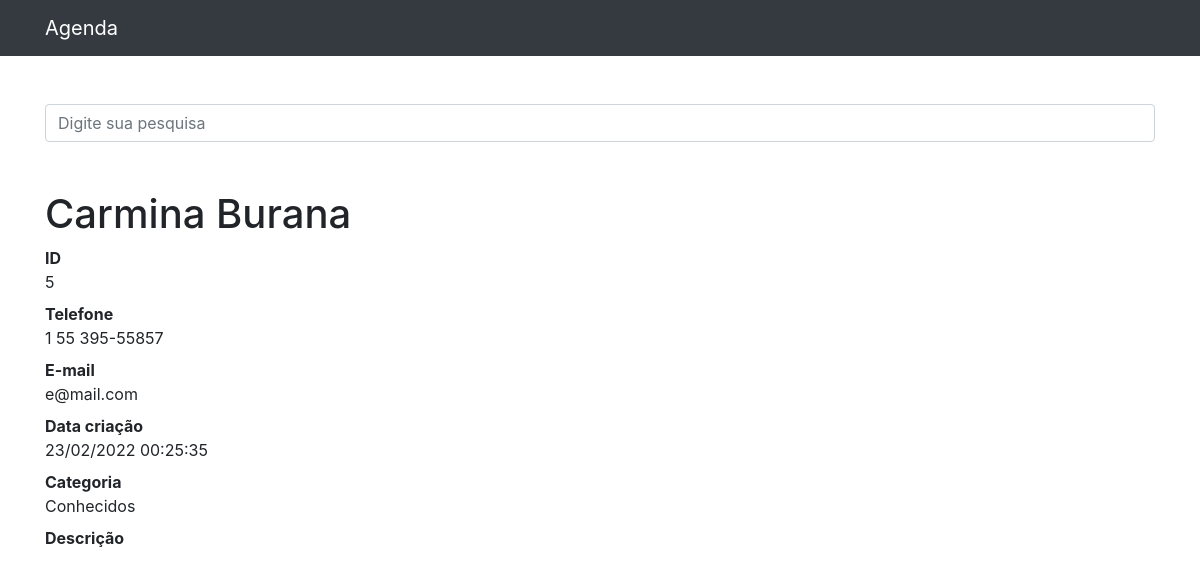
The page /5 on the database its author committed.
### contatos/models.py (models this page shows, shortened)
class Contato(models.Model):
    nome = models.CharField(max_length=255)
    sobrenome = models.CharField(max_length=255, blank=True)
    telefone = models.CharField(max_length=15)
    email = models.CharField(max_length=255, blank=True)
    data_criacao = models.DateTimeField(default=timezone.now)
    descricao = models.TextField(blank=True)
    categoria = models.ForeignKey(Categoria, on_delete=models.DO_NOTHING)
    mostrar = models.BooleanField(default=True)

class Categoria(models.Model):
    nome = models.CharField(max_length=255)
    def __str__(self):
        return self.nome

### contatos/views.py (the view)
# urls.py: path('<int:contato_id>', views.ver_contato, name='ver_contato')
def ver_contato(request, contato_id):
    contato = get_object_or_404(Contato, id=contato_id)
    if not contato.mostrar:
        raise Http404
    return render(request, 'contatos/ver_contato.html', {
        'contato': contato
    })

### contatos/templates/contatos/ver_contato.html (shortened to what this page needs)
{% extends 'base.html' %}
{% block conteudo %}
  <h1 class="mt-5">{{ contato.nome }} {{ contato.sobrenome }}</h1>
  <dl>
    <dt>ID</dt>
    <dd>{{ contato.id }}</dd>
    <dt>Telefone</dt>
    <dd>{{ contato.telefone }}</dd>
    <dt>E-mail</dt>
    <dd>{{ contato.email }}</dd>
    <dt>Data criação</dt>
    <dd>{{ contato.data_criacao|date:'d/m/Y H:i:s' }}</dd>
    <dt>Categoria</dt>
    <dd>{{ contato.categoria }}</dd>
    <dt>Descrição</dt>
  </dl>
{% endblock %}

### rows shown on the page
Contato: nome "Carmina", sobrenome "Burana", id "5", telefone "1 55 395-55857", email "e@mail.com", data_criacao "23/02/2022 00:25:35", categoria "Conhecidos"
